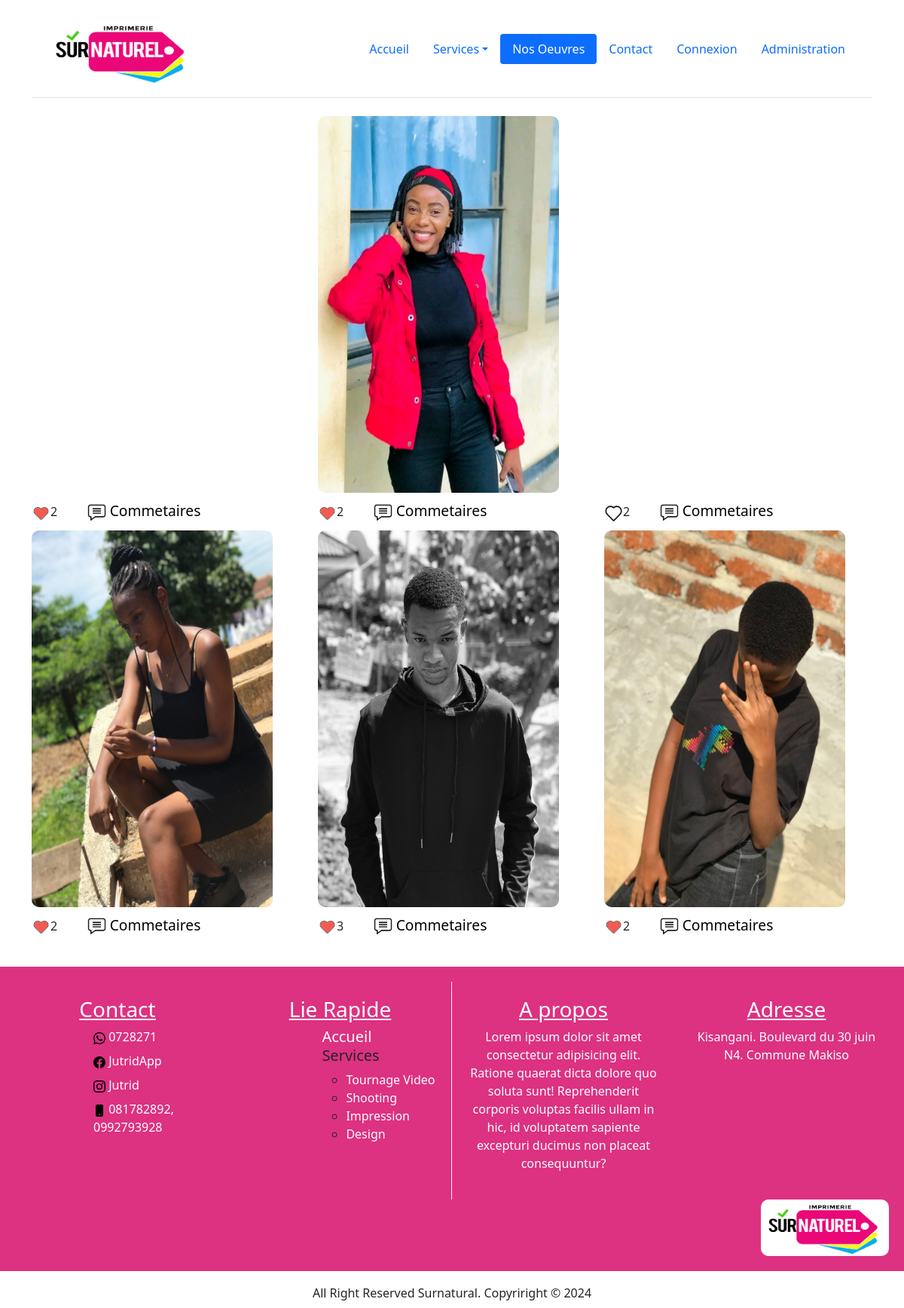
/nos_oeuvres (signed in), run on the app's committed database.
### surnatural_app/models.py (models this page shows, shortened)
class Publications(models.Model):
    img = models.ImageField(upload_to='img')
    designation = models.CharField(max_length=50)
    date_pub = models.DateField(auto_now=True)
    user = models.ManyToManyField(User, through='Reactions')
    class Meta():
        db_table = 'Publications'

class Services(models.Model):
    titre = models.CharField(max_length=20, unique=True)
    description = models.TextField(max_length=300)
    logo = models.ImageField(upload_to='img', null=True)
    img = models.ImageField(upload_to='img', null=True)
    class Meta():
        db_table = 'Services'

### surnatural_app/views.py (the view)
# urls.py: path('nos_oeuvres', work, name='work'),
def work(request):
    publications = Publications.objects.all().order_by('-id')[:6]
    nb_like = []
    services = Services.objects.all()
    if request.user.is_authenticated:
        for publication in publications:
            a = Likes.objects.filter(publication_id=publication.id, like=True)
            print(len(a))
            nb_like.append(len(a))
        p1=publications[0]
        p2=publications[1]
        p3=publications[2]
        p4=publications[3]
        p5=publications[4]
        p6=publications[5]
        for i in publications:
            if not Likes.objects.filter(publication=i, user=request.user):
                p = Likes(publication=i, user=request.user, like=False)
                p.save()
        l1 = Likes.objects.get(publication=p1, user=request.user)
        l2 = Likes.objects.get(publication=p2, user=request.user)
        l3 = Likes.objects.get(publication=p3, user=request.user)
        l4 = Likes.objects.get(publication=p4, user=request.user)
        l5 = Likes.objects.get(publication=p5, user=request.user)
        l6 = Likes.objects.get(publication=p6, user=request.user)
        return render(request, 'application/work.html', context={'data':services, 'p1':p1, 'p2':p2, 'p3':p3, 'p4':p4, 'p5':p5, 'p6':p6, 'n1':nb_like[0], 'n2':nb_like[1], 'n3':nb_like[2], 'n3':nb_like[2], 'n3':nb_like[2], 'n4':nb_like[3], 'n5':nb_like[4], 'n6':nb_like[5], 'l1': l1, 'l2':l2, 'l3':l3, 'l4':l4, 'l5':l5, 'l6':l6}) #
    else:
        return render(request, 'application/work2.html', context={'data':services, 'publications':publications})

### templates/application/work.html (shortened to what this page needs)
{% extends "base.html" %}
{% block nav %}
<ul class="nav nav-pills">
    <li class="nav-item"><a href="{% url "home" %}" class="nav-link" aria-current="page">Accueil</a></li>
    <li class="nav-item">
        <a class="nav-link dropdown-toggle" href="#" data-bs-toggle="dropdown" aria-expanded="false">Services</a>
    </li>
    <li class="nav-item"><a href="{% url "work" %}" class="nav-link active">Nos Oeuvres</a></li>
    <li class="nav-item"><a href="#contact" class="nav-link">Contact</a></li>
    <li class="nav-item"><a href="{% url "login" %}" class="nav-link">Connexion</a></li>
    {% if user.is_superuser %}
        <li class="nav-item">
            <a class="nav-link" href="{% url "dashboard" %}">Administration</a>
        </li>
    {% endif %}
</ul>
{% endblock nav %}
{% block content %}
{% load static %}
<div class="container">
  <div class="row">
    <div class="col-md-4 justify-content-center">
      <div class="pub">
      </div>
      <div style="margin: 10px 0;">
        {% if l1.like == True %}
          <a href="/like{{p1.id}}"><img src="{% static 'img/amour.png' %}" alt="" style="width: 7%;"></a><span style="margin-right: 10%;">{{n1}}</span>
        {% else %}
          <a href="/like{{p1.id}}"><img src="{% static 'img/coeur.png' %}" alt="" style="width: 7%;"></a><span style="margin-right: 10%;">{{n1}}</span>
        {% endif %}
        <a href="/Commentaire{{p1.id}}" style="text-decoration: none; font-size: 1.2rem; color: black;"><img src="{% static 'img/commentaire.png' %}" alt="" style="width: 7%;"> Commetaires</a>
      </div>
    </div>
    <div class="col-md-4 justify-content-center">
      <div class="pub">
        <img src="/media/{{p2.img}}" alt="" style="max-width: 400px; width: 90%; min-height: 500px; max-height: 500px; border-radius: 10px;">
      </div>
      <div style="margin: 10px 0;">
        {% if l2.like == True %}
          <a href="/like{{p2.id}}"><img src="{% static 'img/amour.png' %}" alt="" style="width: 7%;"></a><span style="margin-right: 10%;">{{n2}}</span>
        {% else %}
        <a href="/like{{p2.id}}"><img src="{% static 'img/coeur.png' %}" alt="" style="width: 7%;"></a><span style="margin-right: 10%;">{{n2}}</span>
        {% endif %}
        <a href="/Commentaire{{p2.id}}" style="text-decoration: none; font-size: 1.2rem; color: black;"><img src="{% static 'img/commentaire.png' %}" alt="" style="width: 7%;"> Commetaires</a>
      </div>
    </div>
    <div class="col-md-4 justify-content-center">
      <div class="pub">
      </div>
      <div style="margin: 10px 0;">
        {% if l3.like == True %}
          <a href="/like{{p3.id}}"><img src="{% static 'img/amour.png' %}" alt="" style="width: 7%;"></a><span style="margin-right: 10%;">{{n3}}</span>
        {% else %}
          <a href="/like{{p3.id}}"><img src="{% static 'img/coeur.png' %}" alt="" style="width: 7%;"></a><span style="margin-right: 10%;">{{n3}}</span>
        {% endif %}
        <a href="/Commentaire{{p3.id}}" style="text-decoration: none; font-size: 1.2rem; color: black;"><img src="{% static 'img/commentaire.png' %}" alt="" style="width: 7%;"> Commetaires</a>
      </div>
    </div>
    <div class="col-md-4 justify-content-center">
      <div class="pub">
        <img src="/media/{{p4.img}}" alt="" style="max-width: 400px; width: 90%; min-height: 500px; max-height: 500px; border-radius: 10px;">
      </div>
      <div style="margin: 10px 0;">
        {% if l4.like == True %}
          <a href="/like{{p4.id}}"><img src="{% static 'img/amour.png' %}" alt="" style="width: 7%;"></a><span style="margin-right: 10%;">{{n4}}</span>
        {% else %}
          <a href="/like{{p4.id}}"><img src="{% static 'img/coeur.png' %}" alt="" style="width: 7%;"></a><span style="margin-right: 10%;">{{n4}}</span>
        {% endif %}
        <a href="/Commentaire{{p4.id}}" style="text-decoration: none; font-size: 1.2rem; color: black;"><img src="{% static 'img/commentaire.png' %}" alt="" style="width: 7%;"> Commetaires</a>
      </div>
    </div>
    <div class="col-md-4 justify-content-center">
      <div class="pub">
        <img src="/media/{{p5.img}}" alt="" style="max-width: 400px; width: 90%; min-height: 500px; max-height: 500px; border-radius: 10px;">
      </div>
      <div style="margin: 10px 0;">
        {% if l5.like == True %}
          <a href="/like{{p5.id}}"><img src="{% static 'img/amour.png' %}" alt="" style="width: 7%;"></a><span style="margin-right: 10%;">{{n5}}</span>
        {% else %}
          <a href="/like{{p5.id}}"><img src="{% static 'img/coeur.png' %}" alt="" style="width: 7%;"></a><span style="margin-right: 10%;">{{n5}}</span>
        {% endif %}
        <a href="/Commentaire{{p5.id}}" style="text-decoration: none; font-size: 1.2rem; color: black;"><img src="{% static 'img/commentaire.png' %}" alt="" style="width: 7%;"> Commetaires</a>
      </div>
    </div>
    <div class="col-md-4 justify-content-center">
      <div class="pub">
        <img src="/media/{{p6.img}}" alt="" style="max-width: 400px; width: 90%; min-height: 500px; max-height: 500px; border-radius: 10px;">
      </div>
      <div style="margin: 10px 0;">
        {% if l6.like == True %}
          <a href="/like{{p6.id}}"><img src="{% static 'img/amour.png' %}" alt="" style="width: 7%;"></a><span style="margin-right: 10%;">{{n6}}</span>
        {% else %}
          <a href="/like{{p6.id}}"><img src="{% static 'img/coeur.png' %}" alt="" style="width: 7%;"></a><span style="margin-right: 10%;">{{n6}}</span>
        {% endif %}
        <a href="/Commentaire{{p6.id}}" style="text-decoration: none; font-size: 1.2rem; color: black;"><img src="{% static 'img/commentaire.png' %}" alt="" style="width: 7%;"> Commetaires</a>
      </div>
    </div>
  </div>
</div>
{% endblock content %}
{% block f_service %}
    {% for datum in data %}
        <li><a href="/service{{datum.id}}">{{datum.titre}}</a></li>
    {% endfor %}
{% endblock f_service %}

### static/css/style.css (style rules this page uses)
:root { --main_color:rgb(126, 19, 69); }
html { scroll-behavior: smooth; }
footer li a { color: white; text-decoration: none; transition: 0.3s; }
.active { background-color: rgb(221, 49, 129); }

### data on the page
Publications: img (picture)
Publications: img (picture)
Publications: img (picture)
Publications: img (picture)
Services: titre "Tournage Video"
Services: titre "Shooting"
Services: titre "Impression"
Services: titre "Design"

### other printed values
{{ n1 }} "2"
{{ n2 }} "2"
{{ n3 }} "2"
{{ n4 }} "2"
{{ n5 }} "3"
{{ n6 }} "2"
